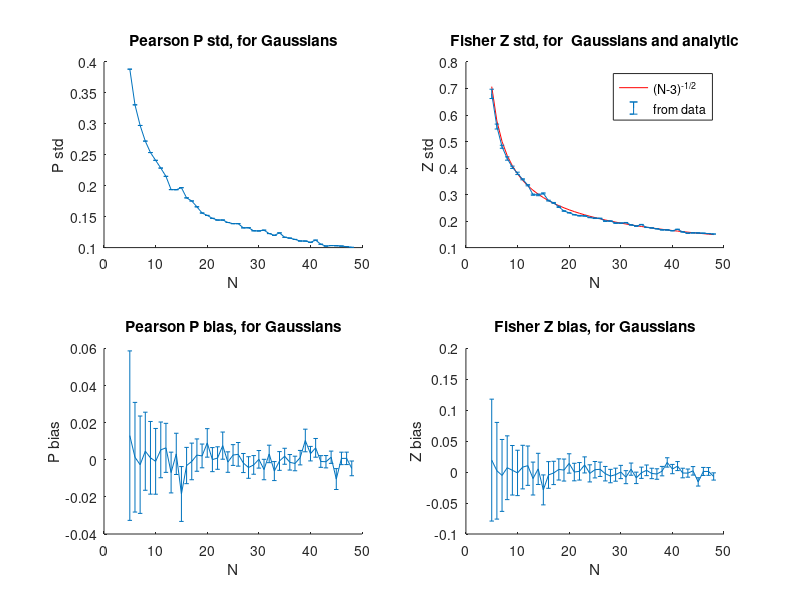
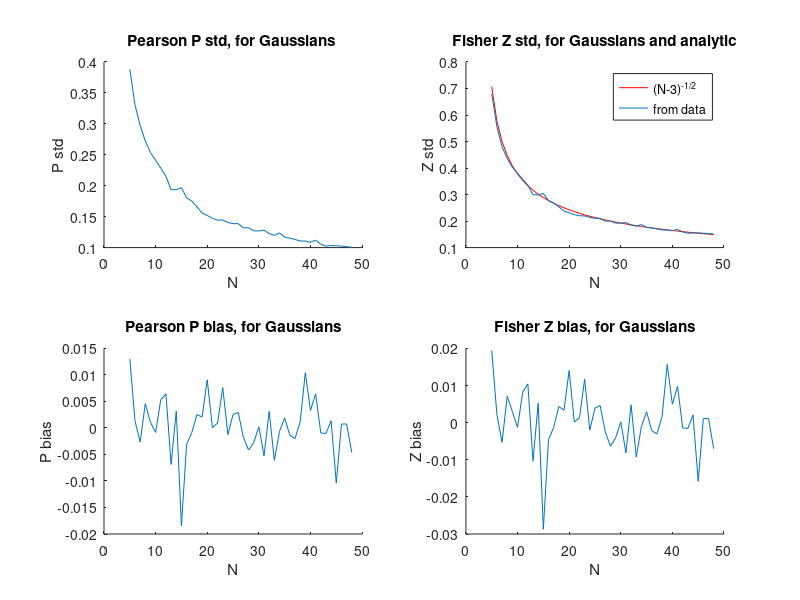
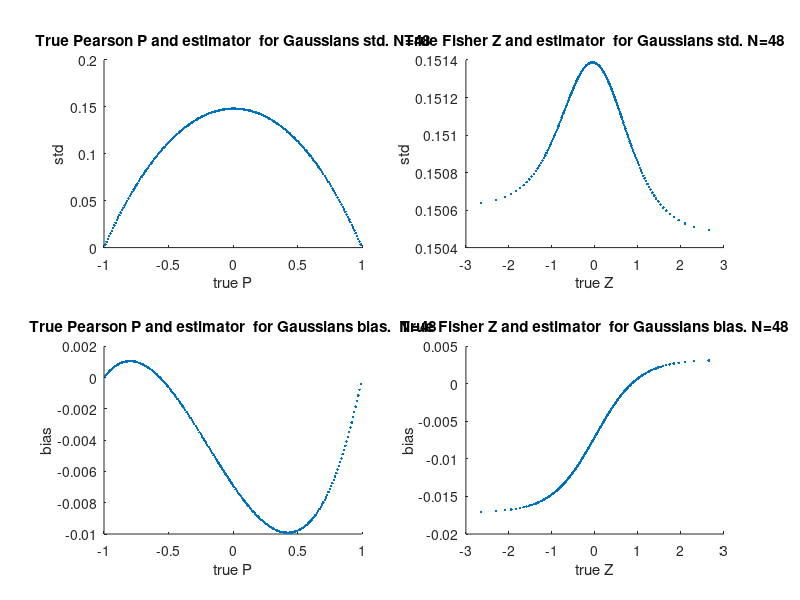

These charts were generated, in order, by the following MATLAB code:
% Here we load a data, compute the correlations and get the desired
% fraction
path(path, 'E:\Research\PACPerm\numeric\nmm\linalg');
path(path, 'E:\Research\PACPerm\numeric');
path(path, 'C:\Weizmann\Research\PACPerm\numeric');
path(path, 'C:\Weizmann\Research\PACPerm\numeric\nmm\linalg');


TOL = 0.00000000001;

% Choose the probability distribution of the TRUE corrleations
UNIFORM = 0; GAUSSIAN = 1; LINEAR = 2;
rand_flag = GAUSSIAN; 

% Choose if to take both top and bottom genes or just top
ONE_SIDE = 1; TWO_SIDES = 0; 
one_side_flag = TWO_SIDES;

% Choose if to compute overlap between true and sampled or between two
% sampled
TRUE_AND_SAMPLED = 1; TWO_SAMPLED = 0; 
true_corr_flag  = TRUE_AND_SAMPLED;

max_nsamples = 200; % Maximal number of samplings. We assume that the st.d. is proportional to 1/sqrt(samples)

res = 100; % the resulution of N that we use
alpha = 0.014; alpha_vec =  [0.012  0.12]; % corresponds to ~70 and ~700 genes

%nsamples=3; 
iters = 1000;

nsamples_vec = res:res:max_nsamples;

Ncorrs = 100; Nsamples =48;
res = 1/Ncorrs;

corrs_vec = [-1+res:res:1-res]; Ncorrs = length(corrs_vec); 
Fisher_corrs_vec =  0.5 * (log(1+corrs_vec) - log(1-corrs_vec));

% Prepare the A matrix transforming to correlated Gaussians
AAA = zeros(2,2*Ncorrs);
plus_sqrt = sqrt(1+corrs_vec); minus_sqrt = sqrt(1-corrs_vec);
AAA(1,1:2:end-1) = plus_sqrt+minus_sqrt;
AAA(1,2:2:end) = plus_sqrt-minus_sqrt;
AAA(2,1:2:end-1) = plus_sqrt-minus_sqrt;
AAA(2,2:2:end) = plus_sqrt+minus_sqrt;
AAA = AAA ./ 2; AAA=AAA';

Rho_sig_mean = zeros(1, Nsamples); Rho_sig_std = zeros(1, Nsamples);
Rho_bias_mean = zeros(1, Nsamples); Rho_bias_std = zeros(1, Nsamples);
Z_sig_mean = zeros(1, Nsamples); Z_sig_std = zeros(1, Nsamples);
Z_bias_mean = zeros(1, Nsamples); Z_bias_std = zeros(1, Nsamples);

N_VEC = [5:1:Nsamples];

for N=N_VEC
    
    N_IS = N
    Pearson_Corrs =zeros(Ncorrs,1);
    
    Pearson_Rhos_mean=zeros(Ncorrs,1);  Pearson_Rhos_std=zeros(Ncorrs,1);
    Fisher_Zs_mean=zeros(Ncorrs,1);         Fisher_Zs_std=zeros(Ncorrs,1);
    
    for i=1:iters
        %   randomize data 
        Z = randn(2,N);
        X = AAA*Z;
        
        
        % Now calculate correlations.
        
        %Normalized data
        X = X - repmat(mean(X,2), 1, N);
        X = X ./ repmat(sqrt(sum(X.^2,2)), 1, N);
        
%        normed_data = normed_data ./ repmat(sqrt(sum(normed_data.^2, 2)),1, Nsamples);
        
        Pearson_corrs = sum(X(1:2:end-1,:) .* X(2:2:end,:), 2);
        Fisher_Zs = 0.5 * (log(1+Pearson_corrs) - log(1-Pearson_corrs));
        
        
        Pearson_Rhos_mean = Pearson_Rhos_mean +  Pearson_corrs;
        Pearson_Rhos_std = Pearson_Rhos_std +  Pearson_corrs.^2;
        Fisher_Zs_mean = Fisher_Zs_mean + Fisher_Zs;
        Fisher_Zs_std = Fisher_Zs_std + Fisher_Zs.^2;
    end
    
    
    
    Pearson_Rhos_mean = Pearson_Rhos_mean ./ iters;
    Pearson_Rhos_std = Pearson_Rhos_std ./ iters;
    Pearson_Rhos_std  = sqrt(Pearson_Rhos_std  - Pearson_Rhos_mean.^2);
    
    
    Rho_sig_mean(N) = mean(Pearson_Rhos_std);   Z_sig_std(N) = std(Pearson_Rhos_std);
    Rho_bias_mean(N) = mean(Pearson_Rhos_mean-corrs_vec'); Rho_bias_std(N) = std(Pearson_Rhos_mean-corrs_vec'); 

    
    Fisher_Zs_mean = Fisher_Zs_mean ./ iters;
    Fisher_Zs_std = Fisher_Zs_std ./ iters;
    Fisher_Zs_std  = sqrt(Fisher_Zs_std  - Fisher_Zs_mean.^2);
    
    
    
    Z_sig_mean(N) = mean(Fisher_Zs_std);   Z_sig_std(N) = std(Fisher_Zs_std);
    Z_bias_mean(N) = mean(Fisher_Zs_mean-Fisher_corrs_vec'); Z_bias_std(N) = std(Fisher_Zs_mean-Fisher_corrs_vec'); 
    
end



% Now plot results
figure; subplot(2,2,1);  hold on; title('Pearson P std, for Gaussians');
errorbar(N_VEC, Rho_sig_mean(N_VEC),Rho_sig_std(N_VEC));
xlabel('N'); ylabel('P std'); %legend('from data', 'from Fisher');     


subplot(2,2,2);  hold on; title('Fisher Z std, for  Gaussians and analytic');
plot(N_VEC, 1./sqrt(N_VEC-3), 'r');  
errorbar(N_VEC, Z_sig_mean(N_VEC),Z_sig_std(N_VEC));

xlabel('N'); ylabel('Z std'); legend( '(N-3)^{-1/2}','from data');     

subplot(2,2,3);  hold on; title('Pearson P bias, for Gaussians');
errorbar(N_VEC, Rho_bias_mean(N_VEC),Rho_bias_std(N_VEC));
xlabel('N'); ylabel('P bias'); %legend('from data', 'from Fisher');     


subplot(2,2,4);  hold on; title('Fisher Z bias, for Gaussians');
errorbar(N_VEC, Z_bias_mean(N_VEC),Z_bias_std(N_VEC));
xlabel('N'); ylabel('Z bias'); %%legend('from data', 'from Fisher');     



% Plot the same thing without the error bars    
figure; subplot(2,2,1);  hold on; title('Pearson P std, for Gaussians ');
plot(N_VEC, Rho_sig_mean(N_VEC));
xlabel('N'); ylabel('P std'); %legend('from data', 'from Fisher');     


subplot(2,2,2);  hold on; title('Fisher Z std, for Gaussians and analytic');
plot(N_VEC, 1./sqrt(N_VEC-3), 'r');  
plot(N_VEC, Z_sig_mean(N_VEC));

xlabel('N'); ylabel('Z std'); legend( '(N-3)^{-1/2}','from data');     

subplot(2,2,3);  hold on; title('Pearson P bias, for Gaussians');
plot(N_VEC, Rho_bias_mean(N_VEC));
xlabel('N'); ylabel('P bias'); %legend('from data', 'from Fisher');     


subplot(2,2,4);  hold on; title('Fisher Z bias, for Gaussians');
plot(N_VEC, Z_bias_mean(N_VEC));
xlabel('N'); ylabel('Z bias'); %%legend('from data', 'from Fisher');     





% Plot to see correlation between the 'true' value and the variance
figure; subplot(2,2,1); hold on; plot(corrs_vec, Pearson_Rhos_std, '.'); title(['True Pearson P and estimator  for Gaussians std. N=' num2str(N)]);
xlabel('true P'); ylabel('std');
subplot(2,2,2); hold on; plot(Fisher_corrs_vec, Fisher_Zs_std, '.'); title(['True Fisher Z and estimator  for Gaussians std. N='  num2str(N)]);
xlabel('true Z'); ylabel('std');


subplot(2,2,3); hold on; plot(corrs_vec, Pearson_Rhos_mean-corrs_vec', '.'); title(['True Pearson P and estimator  for Gaussians bias.  N=' num2str(N)]);
xlabel('true P'); ylabel('bias');
subplot(2,2,4); hold on; plot(Fisher_corrs_vec, Fisher_Zs_mean-Fisher_corrs_vec', '.'); title(['True Fisher Z and estimator  for Gaussians bias. N='  num2str(N)]);
xlabel('true Z'); ylabel('bias');




